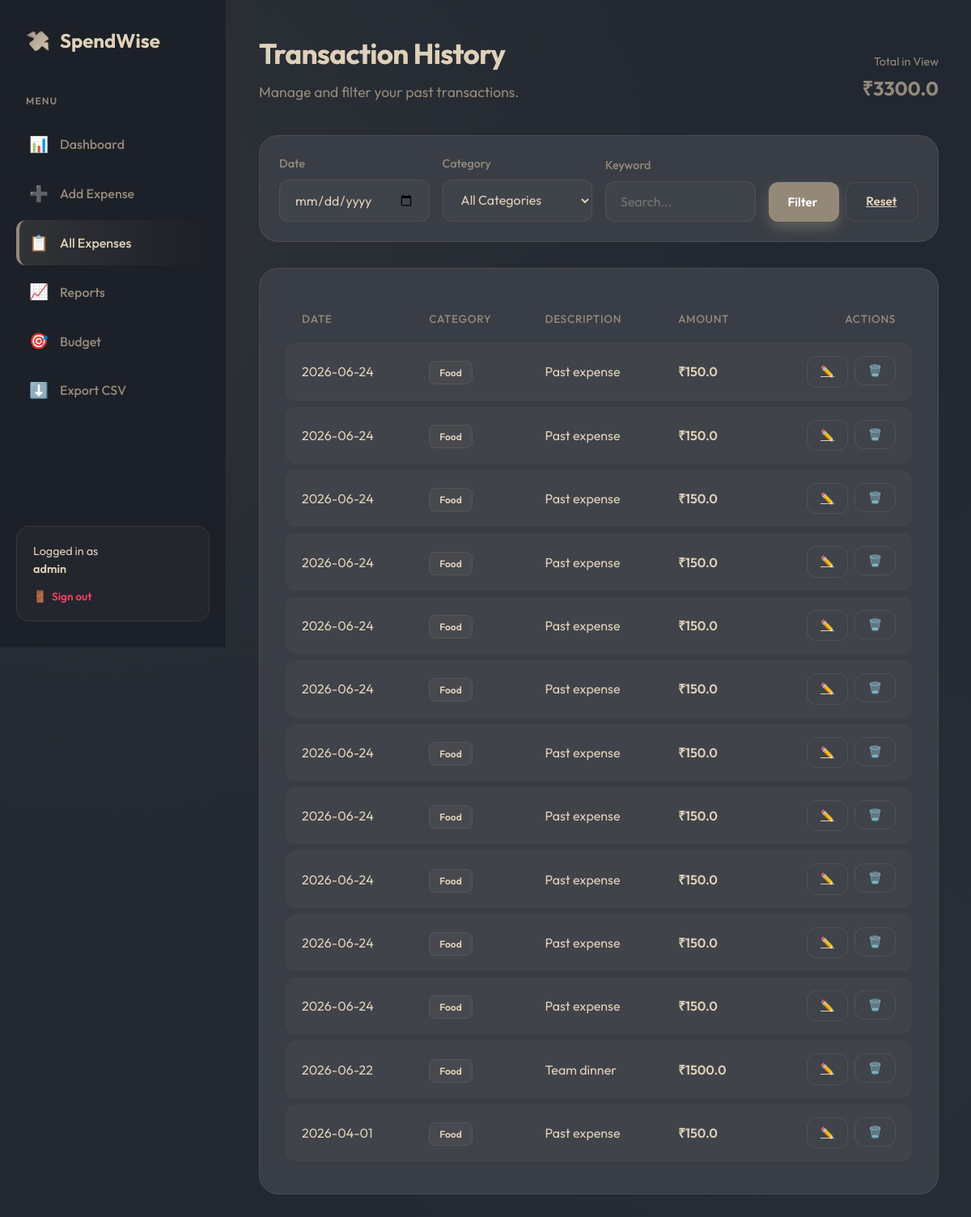
/expenses (signed in), run on the app's committed database.
### tables this page shows
CREATE TABLE expenses (
            id          INTEGER PRIMARY KEY AUTOINCREMENT,
            user_id     INTEGER NOT NULL DEFAULT 1,
            date        TEXT    NOT NULL,
            amount      REAL    NOT NULL,
            category    TEXT    NOT NULL,
            description TEXT,
            created_at  TEXT    DEFAULT (datetime('now')),
            FOREIGN KEY (user_id) REFERENCES users(id)
        );

### app.py (the view)
@app.route("/expenses")
@login_required
def expenses():
    uid = current_user()
    date     = request.args.get("date", "")
    category = request.args.get("category", "All")
    keyword  = request.args.get("keyword", "")
    min_amt  = request.args.get("min_amt", "")
    max_amt  = request.args.get("max_amt", "")
    results = db.search_expenses(
        user_id=uid,
        date=date or None,
        category=category if category != "All" else None,
        keyword=keyword or None,
        min_amt=float(min_amt) if min_amt else None,
        max_amt=float(max_amt) if max_amt else None,
    )
    total = sum(r["amount"] for r in results)
    today = datetime.now().strftime("%Y-%m-%d")
    return render_template(
        "expenses.html",
        expenses=results,
        total=total,
        categories=db.CATEGORIES,
        filters={"date": date, "category": category,
                 "keyword": keyword, "min_amt": min_amt,
                 "max_amt": max_amt},
        today=today,
    )

### app.py (called while the page is built)
def login_required(f):
    from functools import wraps
    @wraps(f)
    def wrapper(*args, **kwargs):
        if "user_id" not in session:
            return redirect(url_for("welcome"))
        return f(*args, **kwargs)
    return wrapper

def current_user():
    return session.get("user_id")

### database.py (called while the page is built)
def get_connection():
    conn = sqlite3.connect(DB_PATH)
    conn.row_factory = sqlite3.Row  # Allows dict-like row access
    return conn

### templates/expenses.html (shortened to what this page needs)
{% extends "base.html" %}
{% block content %}
<header class="header" style="display: flex; justify-content: space-between; align-items: flex-end;">
    <div>
        <h1 class="page-title">Transaction History</h1>
        <p class="page-sub">Manage and filter your past transactions.</p>
    </div>
    <div style="text-align: right;">
        <p style="color: var(--text-muted); font-size: 0.9rem; margin-bottom: 4px;">Total in View</p>
        <p style="font-size: 1.5rem; font-weight: 700; color: var(--primary);">₹{{ total|round(2) }}</p>
    </div>
</header>
<div class="glass-card" style="padding: 24px;">
    <form method="GET" class="search-row" style="display: grid; grid-template-columns: repeat(auto-fit, minmax(180px, 1fr)); gap: 16px; align-items: flex-end;">
        <div class="form-group" style="margin-bottom: 0;">
            <label>Date</label>
            <input type="date" name="date" value="{{ filters.date }}" max="{{ today }}">
        </div>
        <div class="form-group" style="margin-bottom: 0;">
            <label>Category</label>
            <select name="category">
                <option value="All">All Categories</option>
            </select>
        </div>
        <div class="form-group" style="margin-bottom: 0;">
            <label>Keyword</label>
            <input type="text" name="keyword" placeholder="Search..." value="{{ filters.keyword }}">
        </div>
        <div style="display: flex; gap: 8px;">
            <button type="submit" class="btn btn-primary" style="flex: 1;">Filter</button>
            <a href="{{ url_for('expenses') }}" class="btn btn-outline" style="flex: 1;">Reset</a>
        </div>
    </form>
</div>
<div class="glass-card">
    <div class="table-container">
        <table>
            <thead>
                <tr>
                    <th>Date</th>
                    <th>Category</th>
                    <th>Description</th>
                    <th>Amount</th>
                    <th style="text-align: right;">Actions</th>
                </tr>
            </thead>
            <tbody>
                {% for e in expenses %}
                <tr>
                    <td>{{ e.date }}</td>
                    <td>
                        <span class="badge badge-{{ e.category.lower() }}">{{ e.category }}</span>
                    </td>
                    <td>{{ e.description or '-' }}</td>
                    <td style="font-weight: 600;">₹{{ e.amount }}</td>
                    <td style="text-align: right;">
                        <div style="display: flex; gap: 8px; justify-content: flex-end;">
                            <a href="{{ url_for('edit', eid=e.id) }}" class="btn btn-outline btn-sm" title="Edit">
                                ✏️
                            </a>
                            <form action="{{ url_for('delete', eid=e.id) }}" method="POST" onsubmit="return confirm('Delete this expense?')">
                                <button type="submit" class="btn btn-outline btn-sm" style="color: var(--accent);" title="Delete">
                                    🗑️
                                </button>
                            </form>
                        </div>
                    </td>
                </tr>
                {% else %}
                <tr>
                    <td colspan="5" style="text-align: center; padding: 60px; color: var(--text-muted);">
                        No transactions found for these filters.
                    </td>
                </tr>
                {% endfor %}
            </tbody>
        </table>
    </div>
</div>
{% endblock %}

### templates/base.html (shortened to what this page needs)
<!DOCTYPE html>
<html lang="en" data-theme="dark">
<head>
    <link rel="stylesheet" href="{{ url_for('static', filename='style.css') }}">
</head>
<body>
    {% if session.get('user_id') %}
    <aside class="sidebar" id="sidebar">
        <div class="sidebar-logo">
            <span>💸</span> SpendWise
        </div>
        <nav class="nav-section">
            <div class="nav-label">Menu</div>
            <a href="{{ url_for('dashboard') }}" class="nav-link {% if request.endpoint == 'dashboard' %}active{% endif %}">
                <span class="nav-icon">📊</span> Dashboard
            </a>
            <a href="{{ url_for('add') }}" class="nav-link {% if request.endpoint == 'add' %}active{% endif %}">
                <span class="nav-icon">➕</span> Add Expense
            </a>
            <a href="{{ url_for('expenses') }}" class="nav-link {% if request.endpoint == 'expenses' %}active{% endif %}">
                <span class="nav-icon">📋</span> All Expenses
            </a>
            <a href="{{ url_for('reports') }}" class="nav-link {% if request.endpoint == 'reports' %}active{% endif %}">
                <span class="nav-icon">📈</span> Reports
            </a>
            <a href="{{ url_for('budget') }}" class="nav-link {% if request.endpoint == 'budget' %}active{% endif %}">
                <span class="nav-icon">🎯</span> Budget
            </a>
            <a href="{{ url_for('export_csv') }}" class="nav-link">
                <span class="nav-icon">⬇️</span> Export CSV
            </a>
        </nav>
        <div class="sidebar-footer">
            <div class="user-info">
                Logged in as <span class="username">{{ session.username }}</span>
            </div>
            <a href="{{ url_for('logout') }}" class="logout-btn">
                <span>🚪</span> Sign out
            </a>
        </div>
    </aside>
    {% endif %}
    <main class="main">
        {% block content %}{% endblock %}
    </main>
</body>
</html>

### static/style.css (style rules this page uses)
:root { --bg: #222831; --surface: #1c2028; --glass: rgba(223, 208, 184, 0.04); --glass-border: rgba(223, 208, 184, 0.1); --card: #393E46; --primary: #948979; --primary-glow: rgba(148, 137, 121, 0.4); --secondary: #DFD0B8; --accent: #f43f5e; --success: #10b981; --warning: #f59e0b; --text: #DFD0B8; --text-muted: #948979; --radius-lg: 24px; --radius-md: 16px; --radius-sm: 12px; --font: 'Outfit', sans-serif; }
* { margin: 0; padding: 0; box-sizing: border-box; }
body { font-family: var(--font); background: var(--bg); background-image: radial-gradient(circle at 10% 20%, rgba(148, 137, 121, 0.1) 0%, transparent 50%), radial-gradient(circle at 90% 80%, rgba(57, 62, 70, 0.3) 0%, transparent 50%); color: var(--text); min-height: 100vh; display: flex; overflow-x: hidden; line-height: 1.5; }
.sidebar { width: 280px; height: 100vh; background: var(--surface); border-right: 1px solid var(--glass-border); display: flex; flex-direction: column; padding: 32px 20px; position: sticky; top: 0; transition: transform 0.3s ease; z-index: 100; }
.sidebar-logo { display: flex; align-items: center; gap: 12px; font-size: 1.5rem; font-weight: 700; color: var(--text); margin-bottom: 48px; padding-left: 12px; }
.sidebar-logo span { background: linear-gradient(135deg, var(--primary), var(--secondary)); -webkit-background-clip: text; background-clip: text; -webkit-text-fill-color: transparent; }
.nav-section { flex: 1; }
.nav-label { font-size: 0.75rem; font-weight: 600; text-transform: uppercase; color: var(--text-muted); letter-spacing: 0.1em; margin-bottom: 16px; padding-left: 12px; }
.nav-link { display: flex; align-items: center; gap: 14px; padding: 14px 16px; color: var(--text-muted); text-decoration: none; font-weight: 500; border-radius: var(--radius-sm); transition: all 0.2s cubic-bezier(0.4, 0, 0.2, 1); margin-bottom: 4px; }
.nav-link.active { background: linear-gradient(90deg, rgba(148, 137, 121, 0.18), transparent); color: #DFD0B8; border-left: 4px solid var(--primary); padding-left: 12px; }
.nav-icon { font-size: 1.2rem; }
.sidebar-footer { margin-top: auto; padding: 20px; background: var(--glass); border-radius: var(--radius-md); border: 1px solid var(--glass-border); }
.user-info { font-size: 0.9rem; margin-bottom: 12px; }
.username { display: block; font-weight: 600; color: var(--text); }
.logout-btn { color: var(--accent); text-decoration: none; font-size: 0.85rem; font-weight: 600; display: flex; align-items: center; gap: 6px; transition: opacity 0.2s; }
.main { flex: 1; padding: 40px; max-width: 1400px; margin: 0 auto; }
.header { margin-bottom: 40px; }
.page-title { font-size: 2.2rem; font-weight: 700; letter-spacing: -0.02em; margin-bottom: 8px; }
.page-sub { color: var(--text-muted); font-size: 1.1rem; }
.glass-card { background: var(--card); border-radius: var(--radius-lg); border: 1px solid var(--glass-border); padding: 32px; margin-bottom: 32px; }
.table-container { overflow-x: auto; }
table { width: 100%; border-collapse: separate; border-spacing: 0 8px; }
th { text-align: left; padding: 12px 20px; color: var(--text-muted); font-weight: 500; font-size: 0.85rem; text-transform: uppercase; letter-spacing: 0.05em; }
td { padding: 16px 20px; background: var(--glass); }
td:first-child { border-radius: var(--radius-sm) 0 0 var(--radius-sm); }
td:last-child { border-radius: 0 var(--radius-sm) var(--radius-sm) 0; }
.badge { padding: 6px 12px; border-radius: 8px; font-size: 0.75rem; font-weight: 600; background: var(--glass); border: 1px solid var(--glass-border); }
.badge-food { color: #DFD0B8; }
.btn { display: inline-flex; align-items: center; gap: 8px; padding: 12px 24px; border-radius: var(--radius-sm); font-weight: 600; cursor: pointer; transition: all 0.2s ease; border: none; font-family: inherit; font-size: 0.95rem; }
.btn-primary { background: var(--primary); color: white; box-shadow: 0 8px 16px var(--primary-glow); }
.btn-outline { background: transparent; border: 1px solid var(--glass-border); color: var(--text); }
.btn-sm { padding: 8px 16px; font-size: 0.85rem; }
.form-group { margin-bottom: 24px; }
label { display: block; font-size: 0.9rem; font-weight: 500; color: var(--text-muted); margin-bottom: 8px; }
input, select, textarea { width: 100%; background: var(--glass); border: 1px solid var(--glass-border); border-radius: var(--radius-sm); padding: 14px 18px; color: var(--text); font-family: inherit; font-size: 1rem; transition: all 0.2s; }
select option { color: black; background-color: white; }

### data on the page
expenses: date "2026-06-24", category "Food", description "Past expense", amount "150.0"
expenses: date "2026-06-24", category "Food", description "Past expense", amount "150.0"
expenses: date "2026-06-24", category "Food", description "Past expense", amount "150.0"
expenses: date "2026-06-24", category "Food", description "Past expense", amount "150.0"
expenses: date "2026-06-24", category "Food", description "Past expense", amount "150.0"
expenses: date "2026-06-24", category "Food", description "Past expense", amount "150.0"
expenses: date "2026-06-24", category "Food", description "Past expense", amount "150.0"
expenses: date "2026-06-24", category "Food", description "Past expense", amount "150.0"
expenses: date "2026-06-24", category "Food", description "Past expense", amount "150.0"
expenses: date "2026-06-24", category "Food", description "Past expense", amount "150.0"
expenses: date "2026-06-24", category "Food", description "Past expense", amount "150.0"
expenses: date "2026-06-22", category "Food", description "Team dinner", amount "1500.0"
expenses: date "2026-04-01", category "Food", description "Past expense", amount "150.0"

### other printed values
{{ session.username }} "admin"
{{ total|round(2) }} "3300.0"
